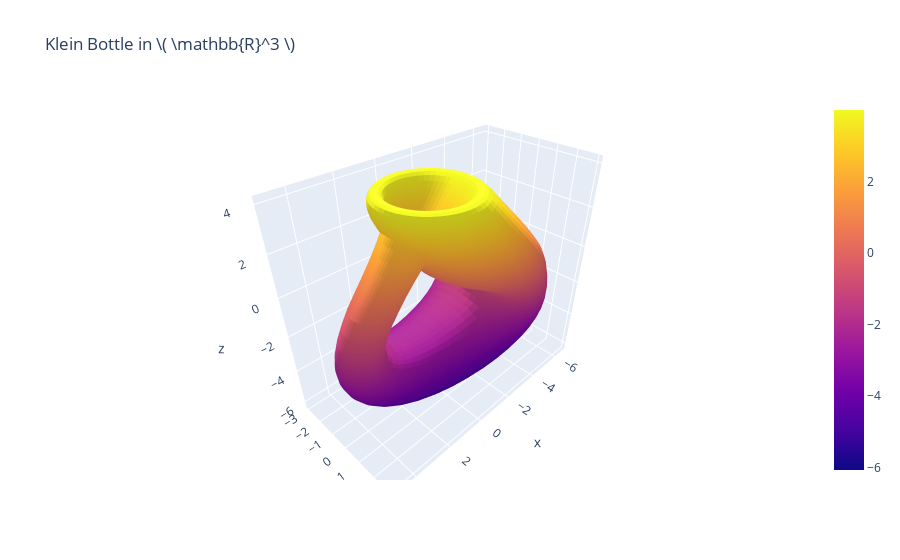

The code cell stored with this chart in its notebook:
### Markdown cell above
### Plotly
If a cell has Plotly output, that output will be displayed in the side panel. Unlike matplotlib, this allows interactivity. There are a couple differences from the `matplotlib` renderer to know about:
- Plotly cells aren't re-run by Constellate: the output data from the cell itself is used.[^1] This means that `setup_plotly` cells have no effect, and unlike `matplotlib` you cannot customize the output using `IS_DARK` or the named colors. You also have to run the cell in order for Constellate to see the output.
- Dark mode compatibility is achieved by modifying the plotly template used to render the figure. Fuller support for this is planned, but for now the background and main colors will change appropriately.
- Writing TeX in Plotly should work, although achieving this without increasing the bundle size is a work in progress.

To demonstrate, here's a 3D visual that benefits tremendously from the ability to rotate the camera.

[^1]: The reason for this is that Plotly has no concept of the current figure in the way that Matplotlib does, so Constellate wouldn't know what figure to render if it re-ran the cell. A technical workaround for this is in progress.

### Code cell
import plotly.graph_objects as go

# equations credit to https://mathcurve.com/surfaces.gb/klein/klein.shtml
a = 3
b = 4
c = 2
def r(u):
    return c * (1 - 0.5 * np.cos(u))

# I change the z and y axes and flip the z axis so the bottle is oriented the nicest
Nd = 50
uu, vv = np.meshgrid(np.linspace(0, 2 * np.pi, Nd), np.linspace(0, 2 * np.pi, Nd))

xx = np.where(uu < np.pi, np.cos(uu) * (a * (1 + np.sin(uu)) + r(uu) * np.cos(vv)), a * (1 + np.sin(uu)) * np.cos(uu) - r(uu) * np.cos(vv))
zz = -np.where(uu < np.pi, np.sin(uu) * (b + r(uu) * np.cos(vv)), b * np.sin(uu))
yy = np.where(uu < np.pi, r(uu) * np.sin(vv), r(uu) * np.sin(vv))

fig = go.Figure(data=[
    go.Surface(x=xx, y=yy, z=zz)
])
fig.update_layout(title_text='Klein Bottle in \\( \\mathbb{R}^3 \\)')
fig.show()

### Figure 1 — Plotly figure (JSON) as saved in the notebook; plotly's stock layout.template omitted (floating-point values rounded to 4 significant figures; data arrays with more than 128 entries replaced by an {"elided": "..."} marker saying what was removed)
{"data": [{"type": "surface", "x": {"elided": "50x50 float values"}, "y": {"elided": "50x50 float values"}, "z": {"elided": "50x50 float values"}}], "layout": {"title": {"text": "Klein Bottle in \\( \\mathbb{R}^3 \\)"}}}
